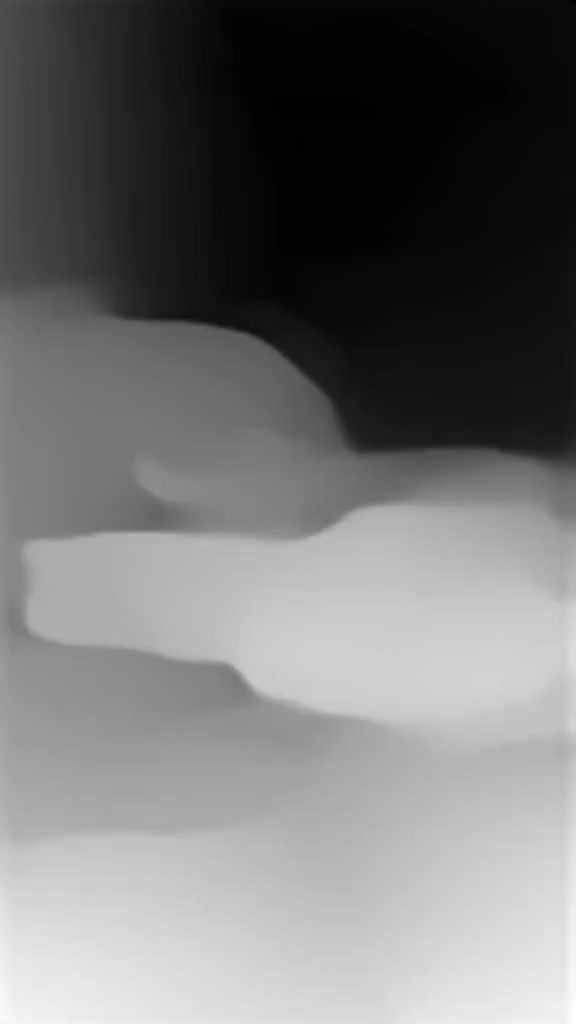
#> input picture depth/000001.jpg, 576 x 1024 px
$ python -i foreground_depth.py   (imports and definitions only)
#> lines starting #> are read from the running program, lines starting #| are printed output that depends on the picture; after the words box and inside, x2 and y2 are one past the last pixel; in counts of white or black regions, pixels touching at a corner belong together
#> further down, picture is the input picture: shape (1024, 576, 3); min 0, max 255, mean 116
#!/usr/bin/env python3
"""
Foreground-Focused Depth Map Generator

This script generates depth maps from a video file using the MiDaS neural network,
but focuses only on foreground objects by using OpenCV for foreground segmentation.

Requirements:
- PyTorch
- OpenCV
- PIL
- NumPy
- tqdm
- ffmpeg (command line tool)

Usage:
    python foreground_depth.py --input <input_video> --output <output_video> [options]

Options:
    --model {dpt_large,midas_small}  MiDaS model to use (default: midas_small)
    --method {grabcut,bgsubtract,watershed}  Foreground segmentation method (default: grabcut)
    --threshold FLOAT  Threshold for foreground detection (0.0-1.0, default: 0.2)
    --blur INT  Blur kernel size for smoothing (default: 15)
    --no-smooth  Disable depth map smoothing
    --keep-temp  Keep temporary files after processing
"""

import os
import sys
import argparse
import json
import shutil
import tempfile
import subprocess
import time
import torch
import cv2
import numpy as np
from PIL import Image
from tqdm import tqdm

# Status file handling for progress tracking
# [108 lines left out: functions update_status, print_progress, extract_foreground_grabcut, extract_foreground_bgsubtract, not called in this run]

def extract_foreground_watershed(image, threshold=0.2):
    """
    Extract foreground using Watershed algorithm.

    Args:
        image: Input BGR image
        threshold: Threshold for markers (lower values include more as foreground)

    Returns:
        Foreground mask (255 for foreground, 0 for background)
    """
#> called with threshold = 0.2
    # Convert to grayscale
    gray = cv2.cvtColor(image, cv2.COLOR_BGR2GRAY)

    # Threshold to get binary image
    _, thresh = cv2.threshold(gray, int(255 * threshold), 255, cv2.THRESH_BINARY_INV + cv2.THRESH_OTSU)
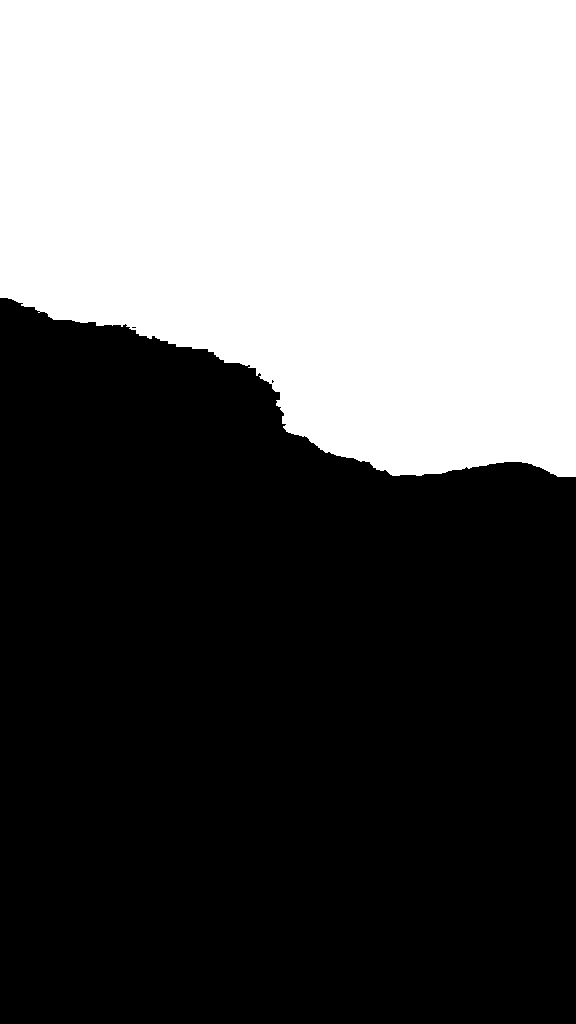
#> thresh: shape (1024, 576); 39.2% white; 1 white region, box (x1, y1, x2, y2) and area: (0, 0, 576, 477) 231477

    # Noise removal
    kernel = np.ones((3, 3), np.uint8)
    opening = cv2.morphologyEx(thresh, cv2.MORPH_OPEN, kernel, iterations=2)
#> opening: shape (1024, 576); 39.2% white; 1 white region, box (x1, y1, x2, y2) and area: (0, 0, 576, 477) 231402

    # Sure background area
    sure_bg = cv2.dilate(opening, kernel, iterations=3)
#> sure_bg: shape (1024, 576); 39.6% white; 1 white region, box (x1, y1, x2, y2) and area: (0, 0, 576, 480) 233807

    # Finding sure foreground area
    dist_transform = cv2.distanceTransform(opening, cv2.DIST_L2, 5)
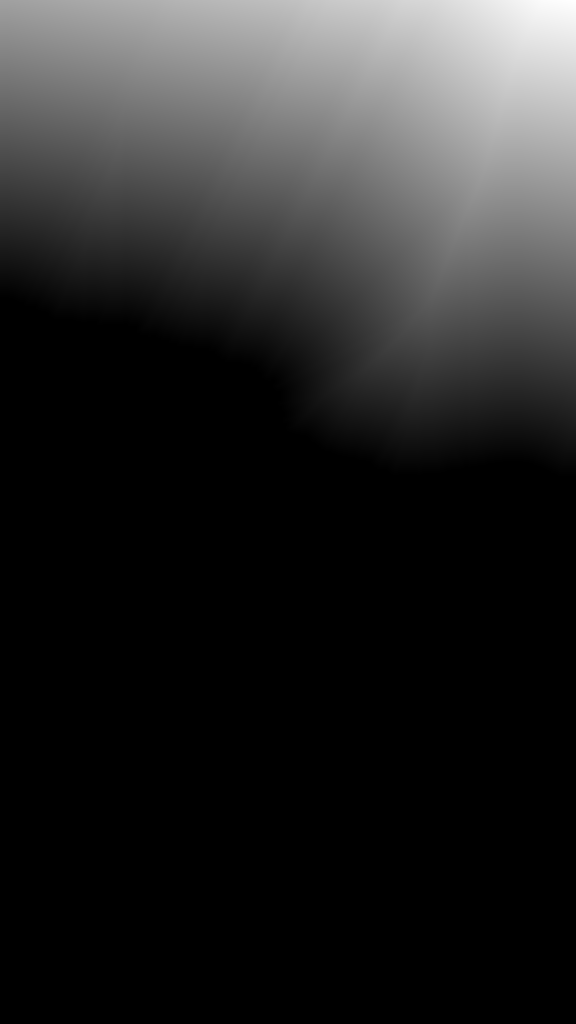
#> dist_transform: shape (1024, 576) float32; min 0, max 472.5, mean 73.2; drawn with min black and max white
    _, sure_fg = cv2.threshold(dist_transform, 0.5 * dist_transform.max(), 255, 0)
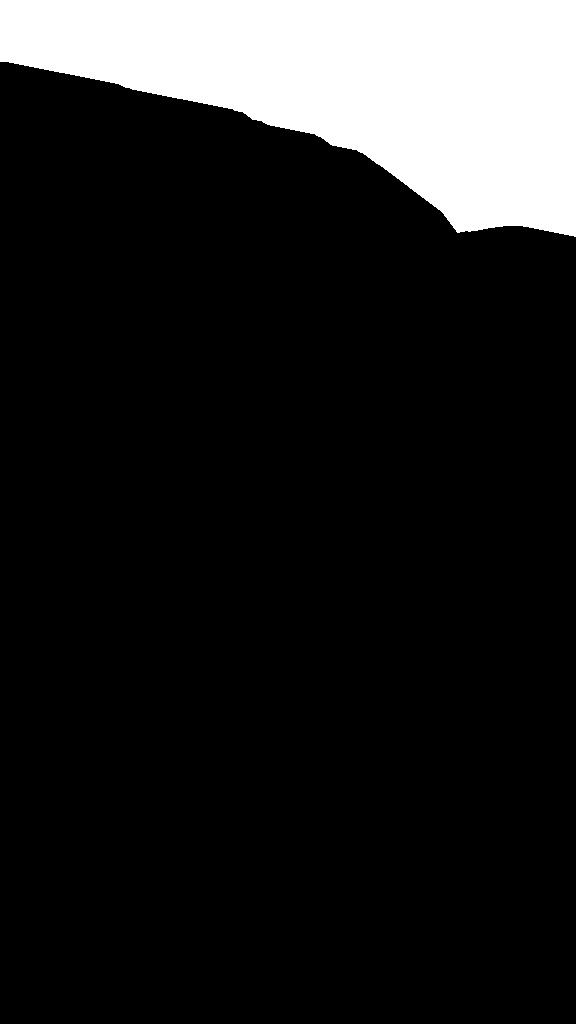
#> sure_fg: shape (1024, 576) float32; 13.9% white; 1 white region, box (x1, y1, x2, y2) and area: (0, 0, 576, 237) 82139
    sure_fg = sure_fg.astype(np.uint8)

    # Finding unknown region
    unknown = cv2.subtract(sure_bg, sure_fg)
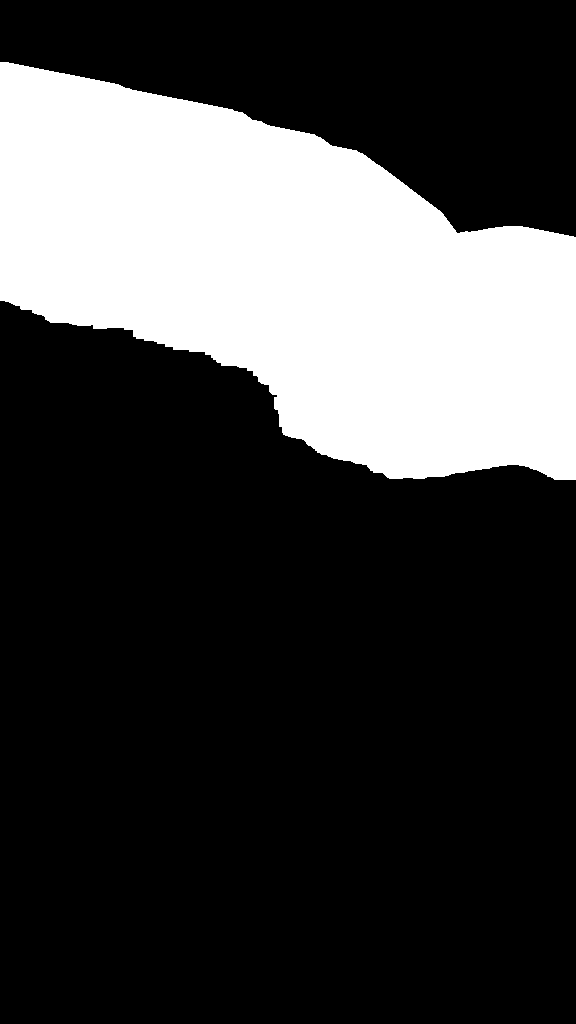
#> unknown: shape (1024, 576); 25.7% white; 1 white region, box (x1, y1, x2, y2) and area: (0, 62, 576, 480) 151668

    # Marker labelling
    _, markers = cv2.connectedComponents(sure_fg)
    markers = markers + 1
    markers[unknown == 255] = 0
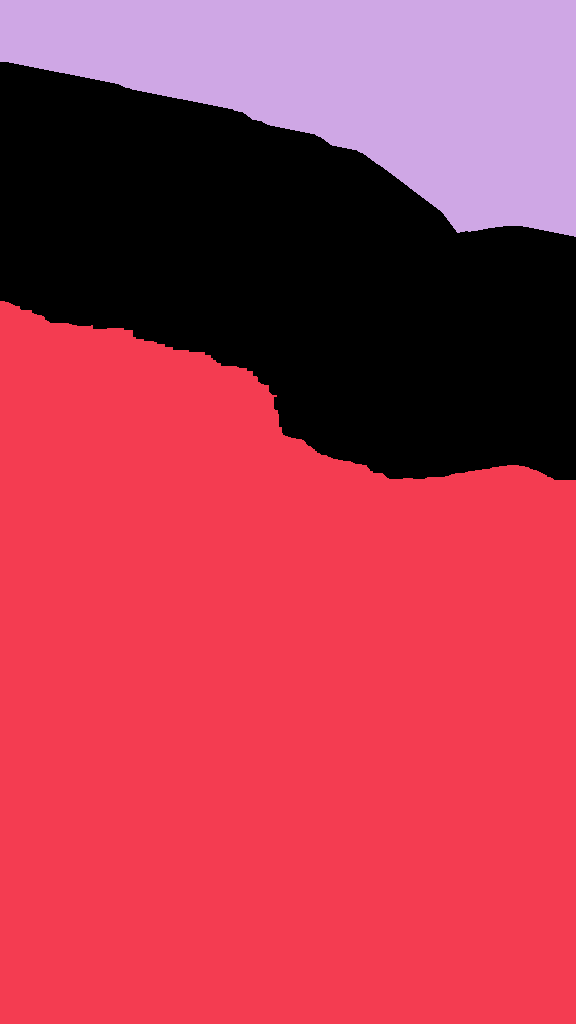
#> markers: shape (1024, 576) int32; 3 distinct labels, from 0 to 2; one colour per label, 0 black

    # Apply watershed
    markers = cv2.watershed(image, markers)
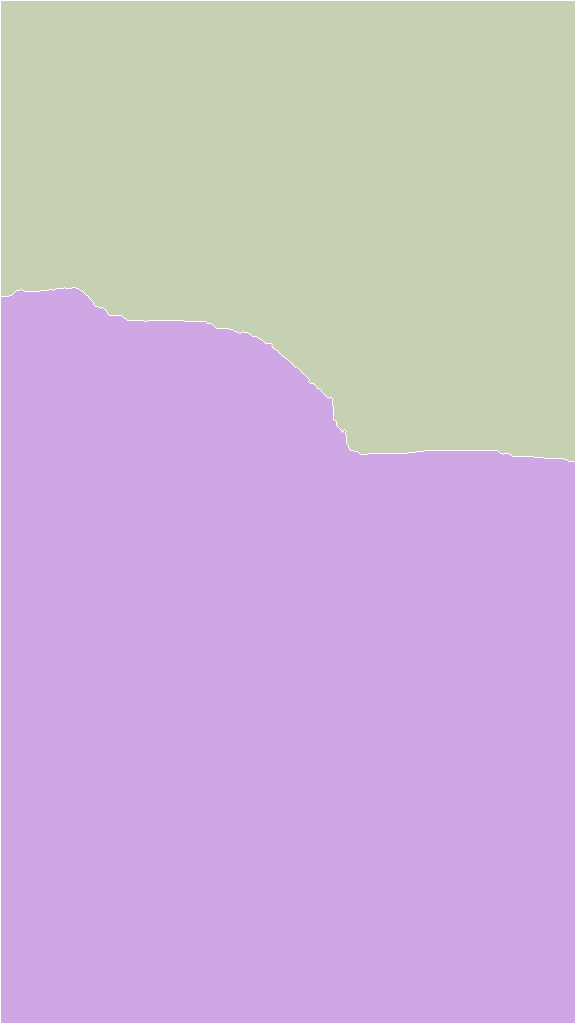
#> markers: shape (1024, 576) int32; 3 distinct labels, from -1 to 2; one colour per label, 0 black, -1 white

    # Create mask
    foreground_mask = np.zeros(markers.shape, dtype=np.uint8)
    foreground_mask[markers > 1] = 255

    return foreground_mask

# [223 lines left out: function main, not called in this run]

# [2 lines not run here, left out]

>>> import cv2
>>> picture = cv2.imread('depth/000001.jpg')
>>> result = extract_foreground_watershed(picture)
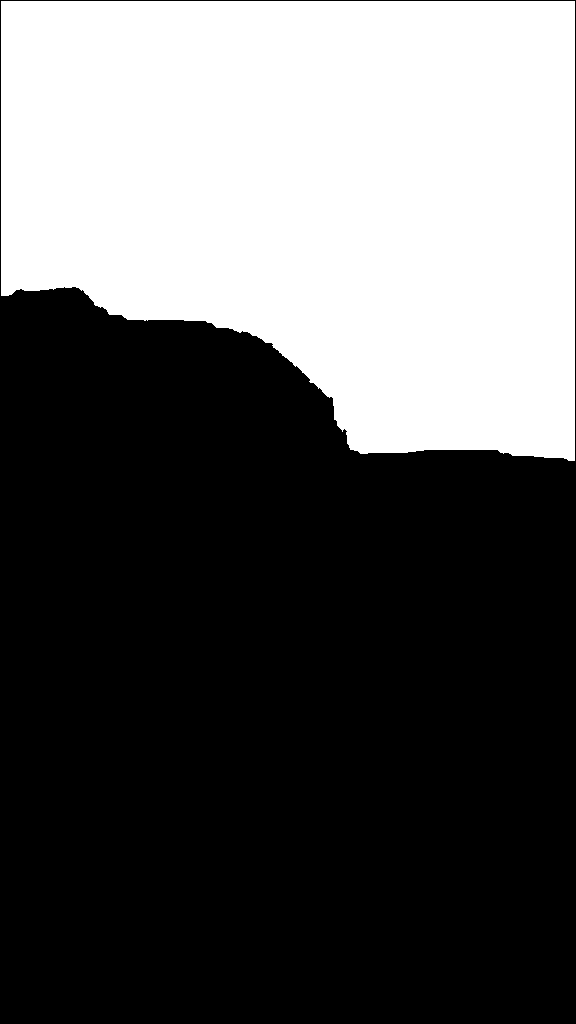
#> result: shape (1024, 576); 36.6% white; 1 white region, box (x1, y1, x2, y2) and area: (1, 1, 575, 461) 216040
